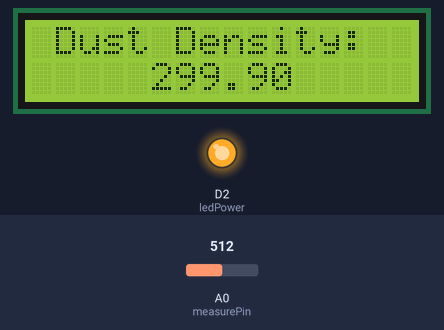
Recording of a sketch running on a simulated Arduino Uno R4 WiFi. Shown: 16×2 character LCD, output pins drawn as LEDs (lit = HIGH). Inputs (shaded band) come from the test bench; at power-on: A0 (measurePin) = 512. WiFi joins after 1.5 s; servers stay silent unless stated; no MQTT or app messages arrive unless stated; what the sketch prints to the serial monitor is not drawn.

Above: at 12.8 s.
12.9 s: A0 (measurePin) set to 716
At 14.0 s:
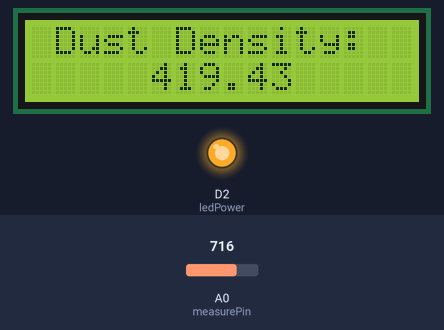
15.2 s: A0 (measurePin) set to 900
At 16.6 s:
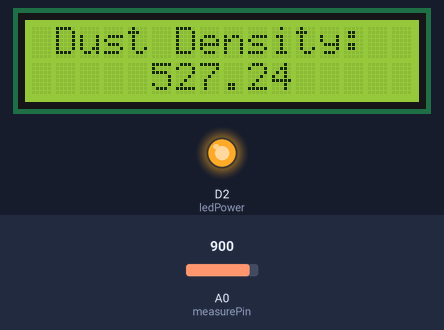
19.3 s: A0 (measurePin) set to 1023
At 20.4 s:
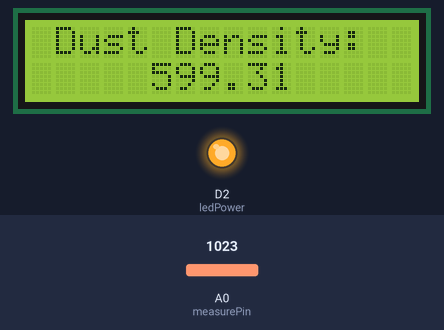
Timing chart, 0 to 22.3 s (numbered marks = the images above; inputs shaded):
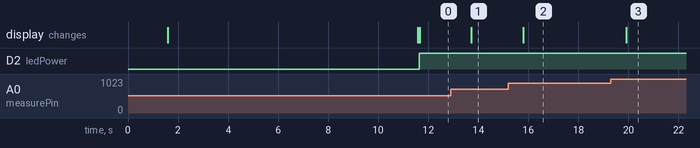

Measured:
- after the input at 12.9 s, the display: changes after 0.83 s (image 1)
- after the input at 15.2 s, the display: changes after 0.59 s (image 2)
- after the input at 19.3 s, the display: changes after 0.61 s (image 3)

The sketch:

Proj.ino
```cpp
/*
 *
 * This Arduino UNO R4 code is made available for public use without any restriction
 *
 */

#include <WiFiS3.h>
#include <MQTTClient.h>
#include <Wire.h>
#include <LiquidCrystal_I2C.h>

LiquidCrystal_I2C lcd(0x27, 16, 2);

int measurePin = A0; //Connect dust sensor to Arduino A0 pin
int ledPower = 2;   //Connect 3 led driver pins of dust sensor to Arduino D2

int samplingTime = 280;
int deltaTime = 40;
int sleepTime = 9680;

float voMeasured = 0;
float calcVoltage = 0;
float dustDensity = 0;

const char WIFI_SSID[] = "MART_2.4G";          // CHANGE TO YOUR WIFI SSID
const char WIFI_PASSWORD[] = "0850457119";  // CHANGE TO YOUR WIFI PASSWORD

const char MQTT_BROKER_ADRRESS[] = "mqtt-dashboard.com";  // CHANGE TO MQTT BROKER'S ADDRESS
const int MQTT_PORT = 1883;
const char MQTT_CLIENT_ID[] = "marttpqeiei";  // CHANGE IT AS YOU DESIRE
const char MQTT_USERNAME[] = "";                                            // CHANGE IT IF REQUIRED, empty if not required
const char MQTT_PASSWORD[] = "";                                            // CHANGE IT IF REQUIRED, empty if not required

// The MQTT topics that Arduino should publish/subscribe
const char PUBLISH_TOPIC[] = "phycom/66070271";    // CHANGE IT AS YOU DESIRE
const char SUBSCRIBE_TOPIC[] = "phycom/66070271";  // CHANGE IT AS YOU DESIRE

const int PUBLISH_INTERVAL = 1000;  // 5 seconds

WiFiClient network;
MQTTClient mqtt = MQTTClient(256);

unsigned long lastPublishTime = 0;

void setup() {
  Serial.begin(9600);
  pinMode(ledPower,OUTPUT);
  lcd.init();         // initialize the lcd
  lcd.backlight();    // Turn on the LCD screen backlight

  int status = WL_IDLE_STATUS;
  while (status != WL_CONNECTED) {
    Serial.print("Arduino UNO R4 - Attempting to connect to SSID: ");
    Serial.println(WIFI_SSID);
    // Connect to WPA/WPA2 network. Change this line if using open or WEP network:
    status = WiFi.begin(WIFI_SSID, WIFI_PASSWORD);

    // wait 10 seconds for connection:
    lcd.setCursor(1, 0);
    lcd.print("Connecting.....");
    lcd.scrollDisplayRight();
    delay(10000);
    lcd.clear();
  }
  // print your board's IP address:
  Serial.print("IP Address: ");
  Serial.println(WiFi.localIP());

  connectToMQTT();
}

void loop() {
  mqtt.loop();

  digitalWrite(ledPower,LOW); // power on the LED
  delayMicroseconds(samplingTime);

  voMeasured = analogRead(measurePin); // read the dust value

  delayMicroseconds(deltaTime);
  digitalWrite(ledPower,HIGH); // turn the LED off
  delayMicroseconds(sleepTime);

  // 0 - 5V mapped to 0 - 1023 integer values
  // recover voltage
  calcVoltage = voMeasured * (5.0 / 1024.0);

  // linear eqaution taken from http://www.howmuchsnow.com/arduino/airquality/
  // Chris Nafis (c) 2012
  dustDensity = 120 * calcVoltage - 0.1;


  lcd.setCursor(1, 0);


  if (millis() - lastPublishTime > PUBLISH_INTERVAL) {
    sendToMQTT();

    lcd.print("Dust Density:");
    lcd.setCursor(5,1);
    lcd.print(dustDensity);
    lastPublishTime = millis();
  }
  delay(1000);
}

void connectToMQTT() {
  // Connect to the MQTT broker
  mqtt.begin(MQTT_BROKER_ADRRESS, MQTT_PORT, network);

  // Create a handler for incoming messages
  mqtt.onMessage(messageHandler);

  Serial.print("Arduino UNO R4 - Connecting to MQTT broker");

  while (!mqtt.connect(MQTT_CLIENT_ID, MQTT_USERNAME, MQTT_PASSWORD)) {
    Serial.print(".");
    delay(100);
  }
  Serial.println();

  if (!mqtt.connected()) {
    Serial.println("Arduino UNO R4 - MQTT broker Timeout!");
    return;
  }

  // Subscribe to a topic, the incoming messages are processed by messageHandler() function
  if (mqtt.subscribe(SUBSCRIBE_TOPIC))
    Serial.print("Arduino UNO R4 - Subscribed to the topic: ");
  else
    Serial.print("Arduino UNO R4 - Failed to subscribe to the topic: ");

  Serial.println(SUBSCRIBE_TOPIC);
  Serial.println("Arduino UNO R4 - MQTT broker Connected!");
}

void sendToMQTT() {

  int val = millis();
  //int val = analogRead(A0);
  String val_str = String(dustDensity);

  // Convert the string to a char array for MQTT publishing
  char messageBuffer[10];
  val_str.toCharArray(messageBuffer, 10);

  // Publish the message to the MQTT topic
  mqtt.publish(PUBLISH_TOPIC, messageBuffer);

  // Print debug information to the Serial Monitor in one line
  Serial.println("Arduino UNO R4 - sent to MQTT: topic: " + String(PUBLISH_TOPIC) + " | payload: " + String(messageBuffer));
}

// void sendToMQTT() {
//   // Check if there's data available to read from the Serial Monitor
//   if (Serial.available() > 0) {
//     // Read the input from the Serial Monitor as a string
//     String val_str = Serial.readStringUntil('\n');

//     // Convert the string to a char array for MQTT publishing
//     char messageBuffer[10];
//     val_str.toCharArray(messageBuffer, 10);

//     // Publish the message to the MQTT topic
//     mqtt.publish(PUBLISH_TOPIC, messageBuffer);

//     // Print debug information to the Serial Monitor in one line
//     Serial.println("Arduino UNO R4 - sent to MQTT: topic: " + String(PUBLISH_TOPIC) + " | payload: " + String(messageBuffer));
//   }
// }

void messageHandler(String &topic, String &payload) {
  Serial.println("Arduino UNO R4 - received from MQTT: topic: " + topic + " | payload: " + payload);
  // You can process the incoming data , then control something
  /*
  process something
  */
}
```
